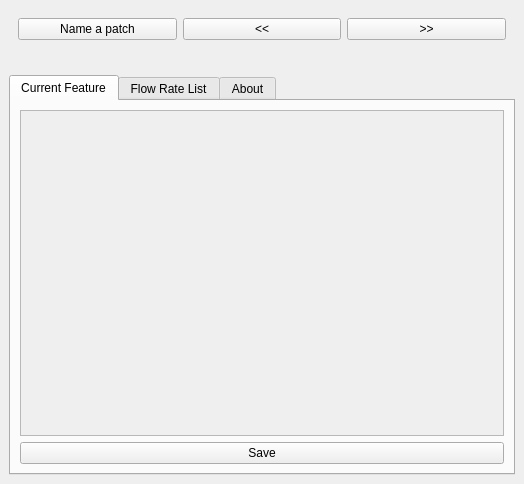
<?xml version="1.0" encoding="UTF-8"?>
<ui version="4.0">
 <class>AutomaticGeometricAttributesDockWidget</class>
 <widget class="QDockWidget" name="AutomaticGeometricAttributesDockWidget">
  <property name="geometry">
   <rect>
    <x>0</x>
    <y>0</y>
    <width>524</width>
    <height>484</height>
   </rect>
  </property>
  <property name="minimumSize">
   <size>
    <width>309</width>
    <height>312</height>
   </size>
  </property>
  <property name="windowTitle">
   <string>saniBID RedBasica</string>
  </property>
  <widget class="QWidget" name="dockWidgetContents">
   <layout class="QGridLayout" name="gridLayout">
    <item row="0" column="0">
     <widget class="QWidget" name="horizontalLayout_2" native="true">
      <layout class="QHBoxLayout" name="horizontalLayout">
       <item>
        <widget class="QPushButton" name="btnNamePatch">
         <property name="text">
          <string>Name a patch</string>
         </property>
        </widget>
       </item>
       <item>
        <widget class="QPushButton" name="btnBefore">
         <property name="text">
          <string>&lt;&lt;</string>
         </property>
        </widget>
       </item>
       <item>
        <widget class="QPushButton" name="btnAfter">
         <property name="text">
          <string>&gt;&gt;</string>
         </property>
        </widget>
       </item>
      </layout>
     </widget>
    </item>
    <item row="1" column="0">
     <widget class="QLabel" name="lblMsg">
      <property name="text">
       <string/>
      </property>
     </widget>
    </item>
    <item row="2" column="0">
     <widget class="QTabWidget" name="tabWidget">
      <property name="currentIndex">
       <number>0</number>
      </property>
      <widget class="QWidget" name="tab_3">
       <attribute name="title">
        <string>Current Feature</string>
       </attribute>
       <layout class="QVBoxLayout" name="verticalLayout_2">
        <item>
         <widget class="QScrollArea" name="saPropFeatures">
          <property name="widgetResizable">
           <bool>true</bool>
          </property>
          <widget class="QWidget" name="scrollAreaWidgetContents_2">
           <property name="geometry">
            <rect>
             <x>0</x>
             <y>0</y>
             <width>482</width>
             <height>293</height>
            </rect>
           </property>
           <layout class="QVBoxLayout" name="verticalLayout"/>
          </widget>
         </widget>
        </item>
        <item>
         <widget class="QPushButton" name="btnSave">
          <property name="text">
           <string>Save</string>
          </property>
         </widget>
        </item>
       </layout>
      </widget>
      <widget class="QWidget" name="tab_5">
       <attribute name="title">
        <string>Flow Rate List</string>
       </attribute>
       <layout class="QVBoxLayout" name="verticalLayout_6">
        <item>
         <widget class="QScrollArea" name="scrollArea_2">
          <property name="sizePolicy">
           <sizepolicy hsizetype="Expanding" vsizetype="Expanding">
            <horstretch>0</horstretch>
            <verstretch>0</verstretch>
           </sizepolicy>
          </property>
          <property name="maximumSize">
           <size>
            <width>16777215</width>
            <height>8777215</height>
           </size>
          </property>
          <property name="widgetResizable">
           <bool>true</bool>
          </property>
          <widget class="QWidget" name="scrollAreaWidgetContents_3">
           <property name="geometry">
            <rect>
             <x>0</x>
             <y>0</y>
             <width>182</width>
             <height>142</height>
            </rect>
           </property>
           <layout class="QVBoxLayout" name="verticalLayout_5">
            <item>
             <widget class="QPushButton" name="btnUpdateFlowRateList">
              <property name="text">
               <string>Refresh</string>
              </property>
             </widget>
            </item>
            <item>
             <widget class="QLabel" name="label_5">
              <property name="text">
               <string>Flow Rate Concentrated</string>
              </property>
             </widget>
            </item>
            <item>
             <widget class="QTableWidget" name="tblFlowRateConcentrated">
              <property name="sortingEnabled">
               <bool>true</bool>
              </property>
              <column>
               <property name="text">
                <string>QE</string>
               </property>
              </column>
              <column>
               <property name="text">
                <string>Ip</string>
               </property>
              </column>
              <column>
               <property name="text">
                <string>Fp</string>
               </property>
              </column>
              <column>
               <property name="text">
                <string>TRM</string>
               </property>
              </column>
             </widget>
            </item>
           </layout>
          </widget>
         </widget>
        </item>
       </layout>
      </widget>
      <widget class="QWidget" name="tab_2">
       <attribute name="title">
        <string>About</string>
       </attribute>
       <layout class="QVBoxLayout" name="verticalLayout_8">
        <item>
         <widget class="QScrollArea" name="scrollArea_3">
          <property name="widgetResizable">
           <bool>true</bool>
          </property>
          <widget class="QWidget" name="scrollAreaWidgetContents_4">
           <property name="geometry">
            <rect>
             <x>0</x>
             <y>0</y>
             <width>537</width>
             <height>565</height>
            </rect>
           </property>
           <property name="minimumSize">
            <size>
             <width>537</width>
             <height>0</height>
            </size>
           </property>
           <layout class="QVBoxLayout" name="verticalLayout_7">
            <item>
             <widget class="QLabel" name="label_6">
              <property name="text">
               <string>&lt;html&gt;&lt;head/&gt;&lt;body&gt;&lt;p&gt;&lt;span style=&quot; font-size:14pt; font-weight:600;&quot;&gt;saniBID RedBasica v. 0.9b&lt;/span&gt;&lt;/p&gt;&lt;p align=&quot;justify&quot;&gt;&lt;br/&gt;&lt;/p&gt;&lt;p align=&quot;justify&quot;&gt;This plugin help to build a sewer web plant.&lt;/p&gt;&lt;p align=&quot;justify&quot;&gt;This plugin is distributed as is, and its totally free.&lt;/p&gt;&lt;p align=&quot;justify&quot;&gt;&lt;br/&gt;For questions, bugs reporting and assorted infos,&lt;br/&gt;please feel free to contact:&lt;/p&gt;&lt;p align=&quot;justify&quot;&gt;leonazareth@gmail.com&lt;/p&gt;&lt;p align=&quot;justify&quot;&gt;&lt;br/&gt;&lt;span style=&quot; font-style:italic;&quot;&gt;Concept Analysts:&lt;/span&gt;&lt;/p&gt;&lt;p align=&quot;justify&quot;&gt;&lt;span style=&quot; font-style:italic;&quot;&gt;Leonardo Porto Nazareth&lt;/span&gt;&lt;/p&gt;&lt;p align=&quot;justify&quot;&gt;&lt;br/&gt;&lt;/p&gt;&lt;p align=&quot;justify&quot;&gt;&lt;span style=&quot; font-style:italic;&quot;&gt;Upgraded Development:&lt;/span&gt;&lt;/p&gt;&lt;p align=&quot;justify&quot;&gt;&lt;span style=&quot; font-style:italic;&quot;&gt;TerraSense&lt;/span&gt;&lt;/p&gt;&lt;p align=&quot;justify&quot;&gt;&lt;span style=&quot; font-style:italic;&quot;&gt;www.terrasense.com.br&lt;/span&gt;&lt;/p&gt;&lt;p align=&quot;justify&quot;&gt;&lt;span style=&quot; font-style:italic;&quot;&gt;contato@terrasense.com.br&lt;/span&gt;&lt;/p&gt;&lt;p align=&quot;justify&quot;&gt;&lt;br/&gt;&lt;/p&gt;&lt;p align=&quot;justify&quot;&gt;&lt;br/&gt;&lt;/p&gt;&lt;/body&gt;&lt;/html&gt;</string>
              </property>
              <property name="scaledContents">
               <bool>false</bool>
              </property>
             </widget>
            </item>
           </layout>
          </widget>
         </widget>
        </item>
       </layout>
      </widget>
     </widget>
    </item>
   </layout>
  </widget>
 </widget>
 <resources/>
 <connections/>
</ui>
